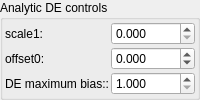
    <widget class="QGroupBox" name="groupBox_2">
     <property name="title">
      <string>Analytic DE controls</string>
     </property>
     <layout class="QVBoxLayout" name="verticalLayout_3" stretch="0">
      <property name="spacing">
       <number>2</number>
      </property>
      <property name="leftMargin">
       <number>2</number>
      </property>
      <property name="topMargin">
       <number>2</number>
      </property>
      <property name="rightMargin">
       <number>2</number>
      </property>
      <property name="bottomMargin">
       <number>2</number>
      </property>
      <item>
       <layout class="QGridLayout" name="gridLayout_8" columnstretch="0,1">
        <property name="spacing">
         <number>2</number>
        </property>
        <item row="1" column="1">
         <widget class="MyDoubleSpinBox" name="spinbox_analyticDE_offset_0">
          <property name="sizePolicy">
           <sizepolicy hsizetype="Minimum" vsizetype="Maximum">
            <horstretch>0</horstretch>
            <verstretch>0</verstretch>
           </sizepolicy>
          </property>
          <property name="prefix">
           <string/>
          </property>
          <property name="suffix">
           <string/>
          </property>
          <property name="decimals">
           <number>3</number>
          </property>
          <property name="minimum">
           <double>-99.989999999999995</double>
          </property>
          <property name="maximum">
           <double>99.989999999999995</double>
          </property>
          <property name="singleStep">
           <double>0.100000000000000</double>
          </property>
         </widget>
        </item>
        <item row="1" column="0">
         <widget class="QLabel" name="label_177">
          <property name="text">
           <string>offset0:</string>
          </property>
         </widget>
        </item>
        <item row="0" column="0">
         <widget class="QLabel" name="label_182">
          <property name="text">
           <string>scale1:</string>
          </property>
         </widget>
        </item>
        <item row="0" column="1">
         <widget class="MyDoubleSpinBox" name="spinbox_analyticDE_scale_1">
          <property name="sizePolicy">
           <sizepolicy hsizetype="Minimum" vsizetype="Maximum">
            <horstretch>0</horstretch>
            <verstretch>0</verstretch>
           </sizepolicy>
          </property>
          <property name="prefix">
           <string/>
          </property>
          <property name="suffix">
           <string/>
          </property>
          <property name="decimals">
           <number>3</number>
          </property>
          <property name="minimum">
           <double>0.000000000000000</double>
          </property>
          <property name="maximum">
           <double>99.989999999999995</double>
          </property>
          <property name="singleStep">
           <double>0.100000000000000</double>
          </property>
         </widget>
        </item>
        <item row="2" column="0">
         <widget class="QLabel" name="label_183">
          <property name="text">
           <string>DE maximum bias::</string>
          </property>
         </widget>
        </item>
        <item row="2" column="1">
         <widget class="MyDoubleSpinBox" name="spinbox_transf_scaleC_1">
          <property name="sizePolicy">
           <sizepolicy hsizetype="Minimum" vsizetype="Maximum">
            <horstretch>0</horstretch>
            <verstretch>0</verstretch>
           </sizepolicy>
          </property>
          <property name="prefix">
           <string/>
          </property>
          <property name="suffix">
           <string/>
          </property>
          <property name="decimals">
           <number>3</number>
          </property>
          <property name="minimum">
           <double>1.000000000000000</double>
          </property>
          <property name="maximum">
           <double>5.000000000000000</double>
          </property>
          <property name="singleStep">
           <double>0.100000000000000</double>
          </property>
         </widget>
        </item>
       </layout>
      </item>
     </layout>
    </widget>
